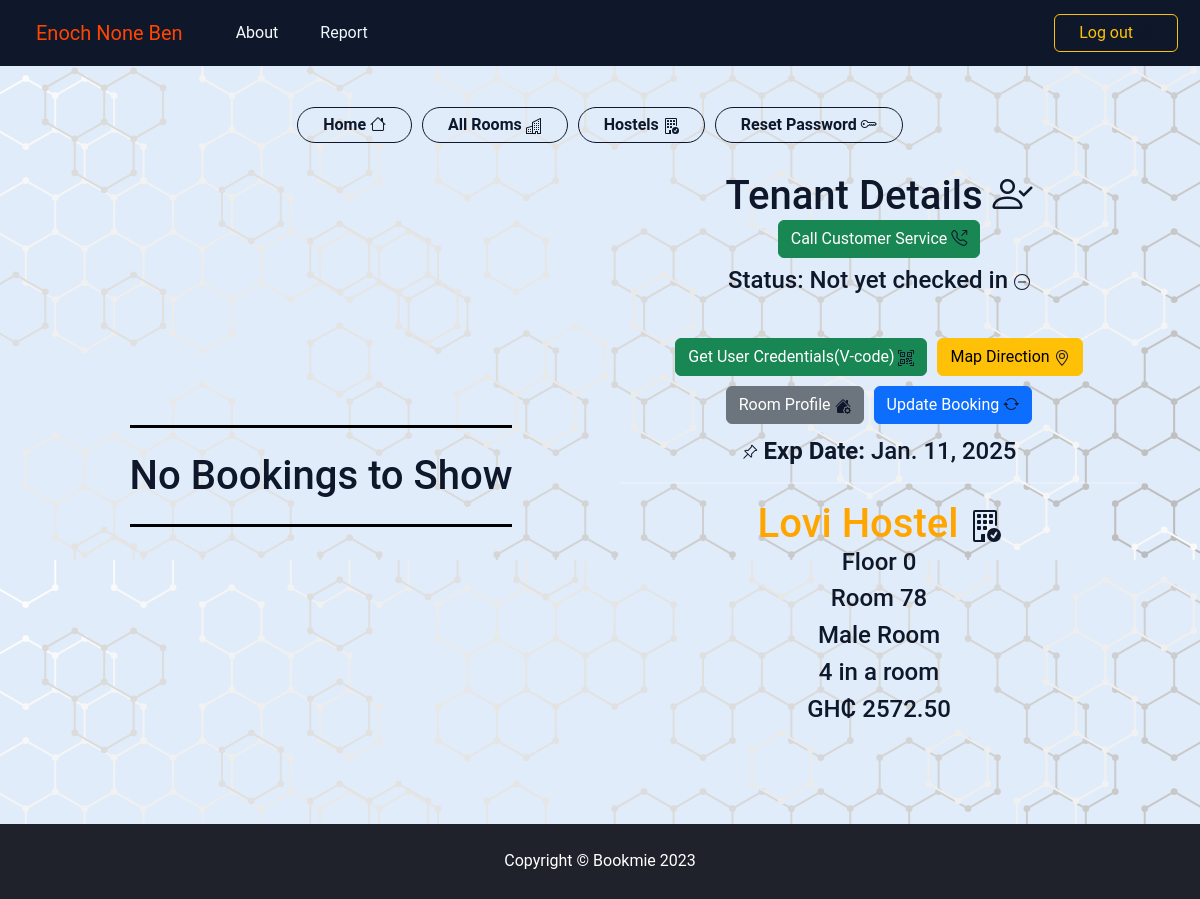
Before: /accounts/booking-and-payments/ (signed in) with the older database file.
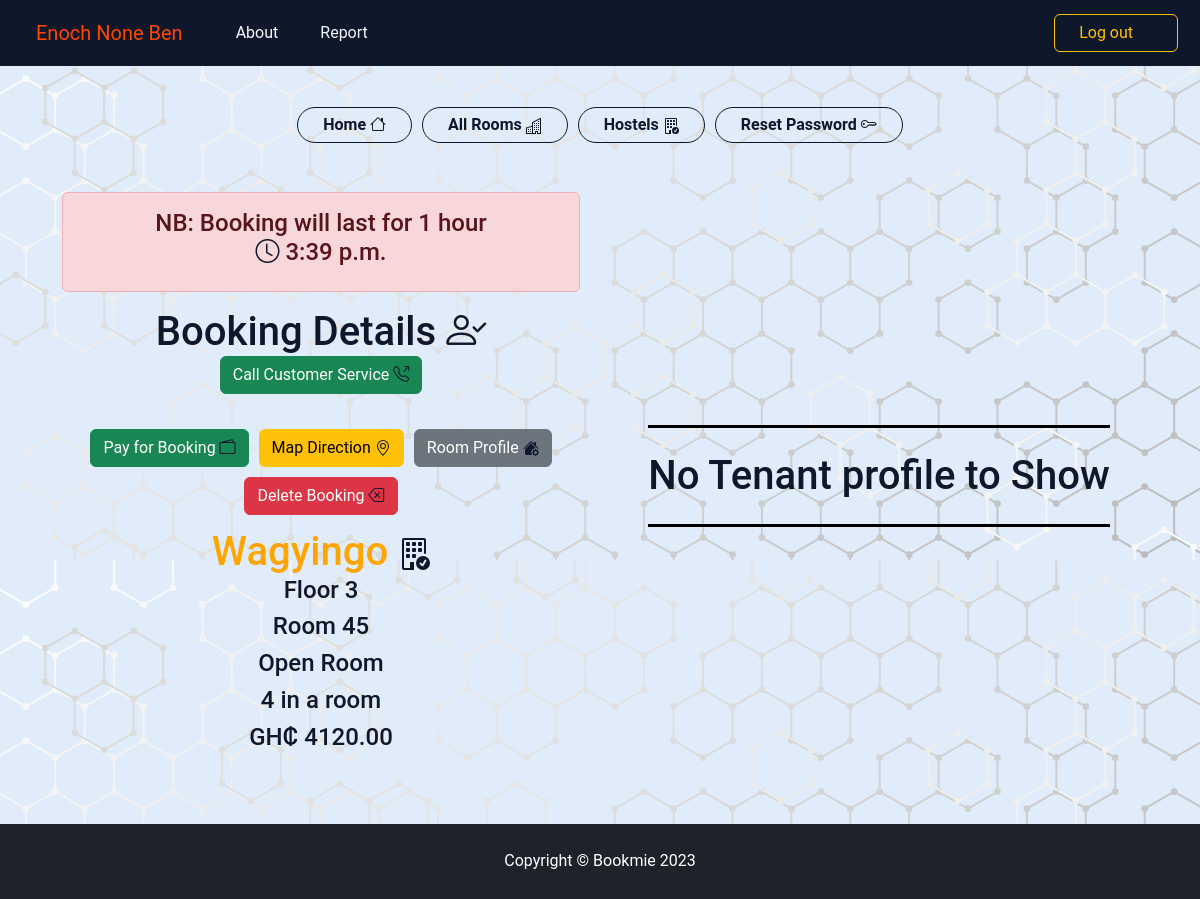
After: the same page with the newer database file.
### core/models.py (models this page shows, shortened)
class Tenant(models.Model):
    user = models.ForeignKey(CustomUser, on_delete=models.CASCADE)
    tenant_id = models.UUIDField(primary_key=True, default=uuid.uuid4, editable=False, unique=True)
    room = models.ForeignKey(RoomProfile, on_delete=models.CASCADE)
    hostel = models.ForeignKey(HostelProfile, on_delete=models.CASCADE)
    payed = models.BooleanField(default=False)
    checked_in = models.BooleanField(default=False)
    verification_code = models.CharField(max_length=700,
                                        default='unavailable',
                                        unique=True,
                                        editable=False)
    start_date = models.DateTimeField(auto_now_add=True)
    end_date = models.DateTimeField()
    class Meta:
        ordering = ('-start_date',)

class Booking(models.Model):
    room = models.ForeignKey(RoomProfile, on_delete=models.CASCADE)
    room_number = models.CharField(max_length=20)
    hostel = models.ForeignKey(HostelProfile, on_delete=models.CASCADE)
    campus = models.ForeignKey(CampusProfile, on_delete=models.CASCADE)
    user = models.ForeignKey(CustomUser, on_delete=models.CASCADE)
    student_id = models.CharField(max_length=20)
    booking_id = models.UUIDField(primary_key=True, default=uuid.uuid4, editable=False, unique=True)
    start_time = models.DateTimeField(auto_now_add=True)
    end_time = models.DateTimeField(null=True, blank=True)
    status = models.CharField(max_length=20)
    payed = models.BooleanField(default=False)
    is_updating_vcode = models.BooleanField(default=False)
    class Meta:
        ordering = ('-start_time',)

### rooms_app/models.py (models this page shows, shortened)
class RoomProfile(models.Model):
    room_no = models.CharField(max_length=20,default=000,verbose_name='Room number')
    floor_no = models.IntegerField(default=0,verbose_name='Floor number')
    room_id = models.UUIDField(primary_key=True, default=uuid.uuid4, editable=False, unique=True)
    hostel = models.ForeignKey(HostelProfile, on_delete=models.CASCADE,
                               related_name='rooms')
    campus = models.ForeignKey(CampusProfile, on_delete=models.SET_NULL,
                                verbose_name="Campus where Room is located",
                                null=True)
    room_capacity = models.PositiveIntegerField(default=4)
    bed_space_left = models.IntegerField(default=0)
    gender = models.CharField(max_length=20,
                            choices=[('female','female'),('male','male'),('open','open')],
                            verbose_name="Gender of room",
                            default="open")
    room_price = models.DecimalField(blank=False, decimal_places=2, max_digits=8)
    ptf_room_price = models.DecimalField(default=0.0, editable=False, decimal_places=2, max_digits=8)
    """
    field just there to compare and check if the field "room price"
    has been changed or not when the save method is called on an object
    """
    previous_price_check = models.DecimalField(blank=True, editable=False,
                                      null=True, decimal_places=2, max_digits=7)
    rating = models.IntegerField(choices=rating ,blank=False,
                                 default='⭐', )
    booking_count = models.PositiveIntegerField(default=0)
    booking_occupied = models.BooleanField(default=False)
    platform_occupied = models.BooleanField(default=False)
    occupied = models.BooleanField(default=False)
    inbuilt_kitchen = models.BooleanField(default=False)
    """ if room does not contain bathroom then it is shared """
    inbuilt_bathroom = models.BooleanField(default=False)
    inbuilt_balcony = models.BooleanField(default=False)
    air_condition = models.BooleanField(default=False)
    class Meta:
        db_table = "room_profiles"
    def save(self, *args, **kwargs):
        if self.room_price!=self.previous_price_check:
            addtional_pricing: float = float(self.room_price) * settings.SUPPLY_COST_PERCENTAGE
            self.ptf_room_price = float(self.room_price) + addtional_pricing
            self.previous_price_check = self.room_price
        else:
            """
            Do nothing to ptf price if room price is still the same,
            could be that the room has been updated but not the
            price which does not need to be updated
            """
            pass
        return super().save(*args, **kwargs)

### hostel_app/models.py (models this page shows, shortened)
class HostelProfile(models.Model):
    hostel_name = models.CharField(max_length=50)
    hostel_id = models.UUIDField(default=uuid.uuid4,
                                 editable=False, unique=True)
    hostel_code = models.CharField(max_length=100,
                                   null=True, blank=True,
                                   unique=True)
    hostel_image = models.ImageField(upload_to='HostelProfiles',
                                      default='unavailable.jpg')
    hostel_manager_profile_picture = models.ImageField(default="unknown_profile.jpg", upload_to="ManagersProfilePictures")
    room_image =  models.ImageField(upload_to='RoomImages',verbose_name="Image of one room",
                                      default='unavailable.jpg')
    room_image2 = models.ImageField(upload_to='RoomImages',verbose_name="Image2 of one room",
                                      default='unavailable.jpg')
    room_image3 = models.ImageField(upload_to='RoomImages',verbose_name="Image3 of one room",
                                      default='unavailable.jpg')
    category = models.CharField(max_length=15,
                                    verbose_name='type',default='Hostel',
                                    blank=False, choices=category)
    rating = models.IntegerField(choices=rating, verbose_name='Stars',
                                       default=1)
    price_range = models.CharField(max_length=50,
                                   default='unavailable',
                                   blank=True)
    number_of_rooms = models.IntegerField(default=5)
    campus = models.ForeignKey(CampusProfile, on_delete=models.SET_NULL, null=True)
    hostel_manager = models.OneToOneField(CustomUser, on_delete=models.SET_NULL,
                                          related_name='hostels', null=True,)
    hostel_email = models.EmailField(blank=True)
    account_number = models.CharField(max_length=70,
                                      default='unavailable',)
    bank_code = models.CharField(max_length=50, choices=Banks ,default='unavailable')
    mobile_money = models.CharField(max_length=14,
                                    default='unavailable',)
    manager_contact = models.CharField(max_length=10, blank=True,
                                       verbose_name="Manager's Contact")
    hostel_contact = models.CharField(max_length=10, verbose_name="Hostel's Contact")
    other_contact = models.CharField(max_length=10, blank=True)
    location = models.CharField(max_length=500, default="location unavailable")
    main_website = models.URLField(null=True, blank=True,
                                verbose_name='Hostel Website')
    verified = models.BooleanField(default=False)
    occupied = models.BooleanField(default=False)
    address = map_fields.AddressField(max_length=200, blank=True, null=True)
    geolocation = map_fields.GeoLocationField(max_length=500, blank=True, null=True)
    facilities = models.TextField(default="unavailable")
    class Meta:
        db_table = 'hostel_profiles'
        ordering = ('-hostel_name',)

### accounts/views.py (the view)
# urls.py: path('booking-and-payments/', views.booking_and_payments, name='booking-and-payments'),
@login_required()
def booking_and_payments(request):
    get_user = CustomUser.objects.get(id=request.user.id)
    if Booking.objects.filter(user=request.user).exists():
        booking = Booking.objects.get(user=request.user)
        tenant = False
        context = {'user':get_user, 'tenant':tenant,'booking': booking,}
        return render(request, 'booking_and_payments.html',context=context)
    elif Tenant.objects.filter(user=request.user).exists():
        tenant = Tenant.objects.get(user=request.user)
        booking = False
        context = {'user':get_user,'booking': booking,'tenant':tenant}
        return render(request, 'booking_and_payments.html',context=context)
    else:
        return render(request, 'booking_and_payments.html')

### templates/booking_and_payments.html (shortened to what the changed rows need)
{% load static %}
<!DOCTYPE html>
<html lang="en">
  <head>
    <link
      href="{% static 'profileStaticfiles/css/styles.css' %}"
      rel="stylesheet"
    />
    <link
      href="https://cdn.jsdelivr.net/npm/bootstrap@5.3.2/dist/css/bootstrap.min.css"
      rel="stylesheet"
    />
    <link
      href="https://cdn.jsdelivr.net/npm/bootstrap-icons@1.5.0/font/bootstrap-icons.css"
      rel="stylesheet"
    />
    <link
      rel="stylesheet"
      href="{% static 'booking_and_payments/styles.css' %}"
    />
  </head>
  <body>
    <br />
    <br />
    <br />
    <div class="container py-4">
      <div class="left-half">
        <div class="user-info">
          {% if booking %}
          <div>
            <div class="alert alert-danger" role="alert">
              <h4 style="text-align: center">
                NB: Booking will last for 1 hour
                <br>
                <i class="bi bi-clock"></i> {{ booking.end_time.time }}
              </h4>
            </div>
            <h1>
              Booking Details
              <i class="bi bi-person-check"></i>
            </h1>
            <a href="tel:0206237060" type="button" class="btn btn-success">Call Customer Service
              <i class="bi bi-telephone-outbound"></i>
            </a>
            <div class="box mb-4">
              <div class="">
                <a
                  href="{% url 'payments:init-payment' booking.room.room_id %}"
                  class="btn btn-success"
                >
                  Pay for Booking
                  <i class="bi bi-wallet2"></i>
                </a>
              </div>
              <div class="">
                <a
                  href="{%  url 'maps:hostel-direction' booking.room.hostel.hostel_id %}"
                  id="direction"
                  class="btn btn-warning"
                  >
                  Map Direction
                </a
                >
              </div>
              <div class="">
                <a
                  href="{% url 'rooms:profile' booking.room.room_id %}"
                  class="btn btn-secondary"
                >
                  Room Profile
                </a>
              </div>
              <div class="">
                <a
                  href="{% url 'core:delete-booking' %}"
                  class="btn btn-danger"
                >
                  Delete Booking
                  <i class="bi bi-backspace"></i>
                </a>
              </div>
            </div>
            <br />
            <h1 style="color: orange;">{{ booking.hostel.hostel_name }}
            </h1>
            <h4>Floor {{ booking.room.floor_no }}</h4>
            <h4>Room {{ booking.room.room_no }}</h4>
            <h4>{{ booking.room.gender.capitalize }} Room</h4>
            <h4>{{ booking.room.room_capacity }} in a room</h4>
            <h4>GH₵ {{ booking.room.ptf_room_price }}</h4>
          </div>
          {% else %}
          <h1 class="empty py-4">No Bookings to Show</h1>
          {% endif %}
        </div>
      </div>
      <div class="right-half">
        {% if tenant %}
        <div>
          <h1>Tenant Details
          <i class="bi bi-person-check"></i>
          </h1>
          <a href="tel:0206237060" type="button" class="btn btn-success mb-2">Call Customer Service
            <i class="bi bi-telephone-outbound"></i>
          </a>
          {% if tenant.checked_in %}
          <h4>
            Status: Checked in
            <svg
              xmlns="http://www.w3.org/2000/svg"
              width="16"
              height="16"
              fill="currentColor"
              class="bi bi-check-circle"
              viewBox="0 0 16 16"
            >
              <path
                d="M8 15A7 7 0 1 1 8 1a7 7 0 0 1 0 14m0 1A8 8 0 1 0 8 0a8 8 0 0 0 0 16"
              />
              <path
                d="M10.97 4.97a.235.235 0 0 0-.02.022L7.477 9.417 5.384 7.323a.75.75 0 0 0-1.06 1.06L6.97 11.03a.75.75 0 0 0 1.079-.02l3.992-4.99a.75.75 0 0 0-1.071-1.05"
              />
            </svg>
          </h4>
          {% else %}
          <h4>
            Status: Not yet checked in
            <svg
              xmlns="http://www.w3.org/2000/svg"
              width="16"
              height="16"
              fill="currentColor"
              class="bi bi-dash-circle"
              viewBox="0 0 16 16"
            >
              <path
                d="M8 15A7 7 0 1 1 8 1a7 7 0 0 1 0 14m0 1A8 8 0 1 0 8 0a8 8 0 0 0 0 16"
              />
              <path
                d="M4 8a.5.5 0 0 1 .5-.5h7a.5.5 0 0 1 0 1h-7A.5.5 0 0 1 4 8"
              />
            </svg>
          </h4>
          {% endif %}
          <div class="box mb-5">
            <div class="">
              <a
                href="{% url 'payments:tenant-authentication' %}"
                class="btn btn-success"
              >
                Get User Credentials(V-code)
              </a>
            </div>
            <div class="">
              <a
                href="{%  url 'maps:hostel-direction' tenant.room.hostel.hostel_id %}"
                id="direction"
                class="btn btn-warning"
              >
                Map Direction
              </a>
            </div>
            <div class="">
              <a
                href="{% url 'rooms:profile' tenant.room.room_id %}"
                class="btn btn-secondary"
              >
                Room Profile
              </a>
            </div>
            <div class="">
              <form method="POST" action="{% url 'core:update-v-code' %}">
                <button type="submit" class="btn btn-primary">
                  Update Booking
                <i class="bi bi-arrow-repeat"></i>
                </button>
              </form>
            </div>
          </div>
          <h4>
            <strong> Exp Date:</strong> {{ tenant.end_date.date }}
          </h4>
          <hr />
          <h1 style="color: orange;">{{ tenant.room.hostel.hostel_name }}
          </h1>
          <h4>Floor {{ tenant.room.floor_no }}</h4>
          <h4>Room {{ tenant.room.room_no }}</h4>
          <h4>{{ tenant.room.gender.capitalize }} Room</h4>
          <h4>{{ tenant.room.room_capacity }} in a room</h4>
          <h4>GH₵ {{ tenant.room.ptf_room_price }}</h4>
          <br />
        </div>
        <br />
        {% else %}
        <h1 class="empty py-4">No Tenant profile to Show</h1>
        {% endif %}
      </div>
    </div>
  </body>
</html>

Changed rows visible on the page:
removed Tenant: end_date "Jan. 11, 2025", room.hostel.hostel_name "Lovi Hostel", room.floor_no "0", room.room_no "78", room.gender "Male", room.room_capacity "4", room.ptf_room_price "2572.50"
added Booking: end_time.time "3:39 p.m.", hostel.hostel_name "Wagyingo", room.floor_no "3", room.room_no "45", room.gender "Open", room.room_capacity "4", room.ptf_room_price "4120.00"
Other visible differences:
text no longer shown: "No Bookings to Show Tenant Details Status: Not yet checked in Get User Credentials(V-code) Update Booking Exp Date:"
text now shown: "NB: Booking will last for 1 hour Booking Details Pay for Booking Delete Booking No Tenant profile to Show"
